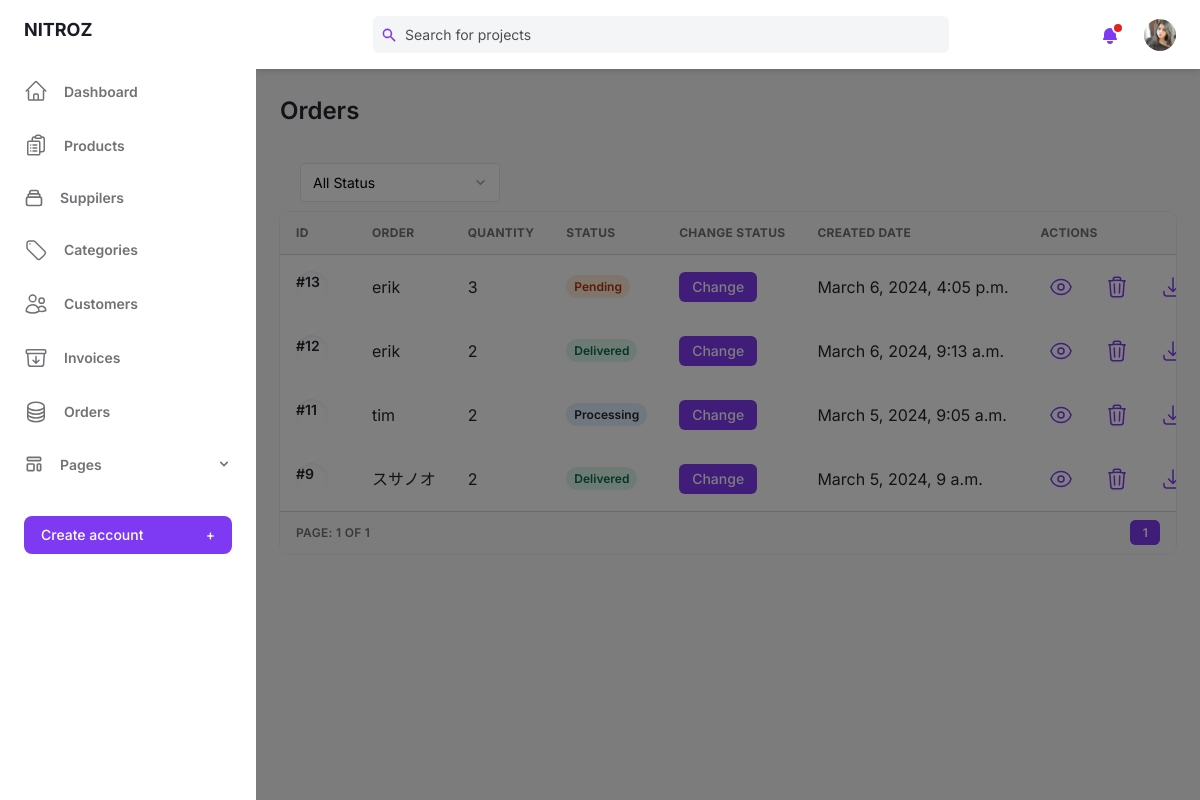
/super/order/ (signed in), run on an earlier commit of the app's database.
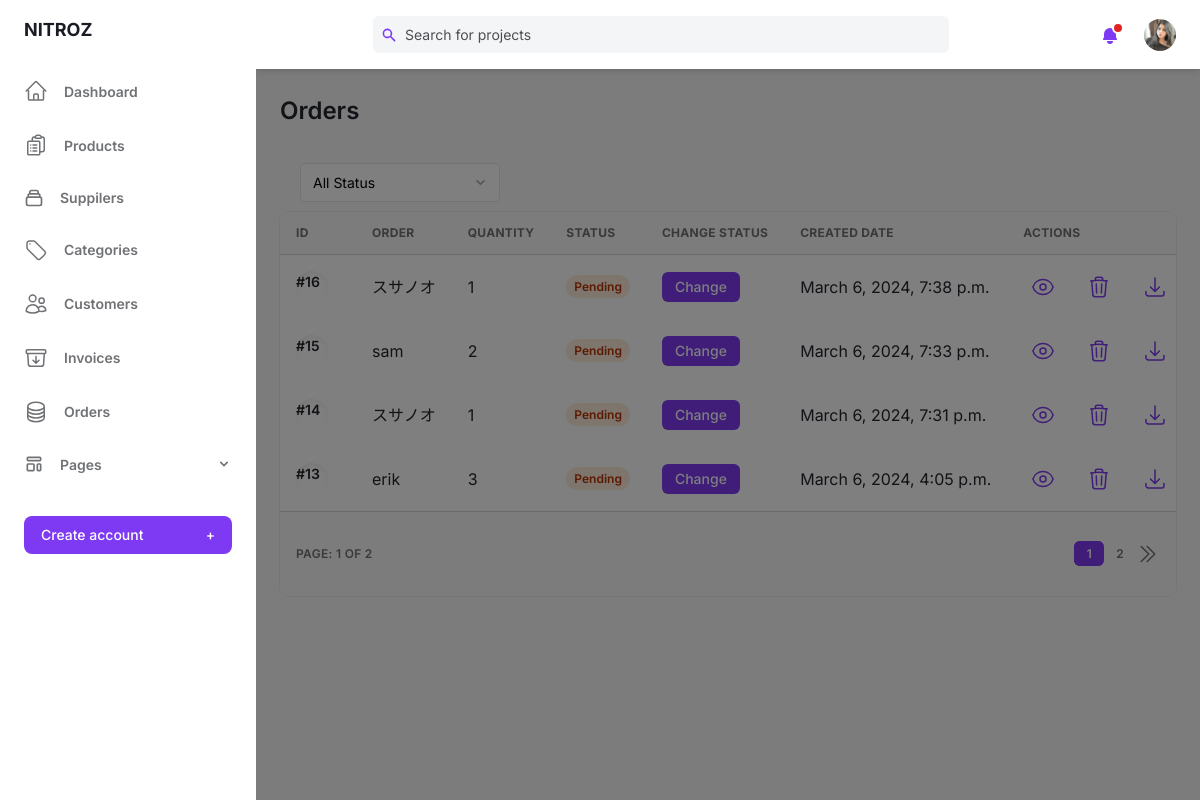
And on a later commit of the database.
### base/models.py (models this page shows, shortened)
class Order(models.Model):
    user = models.ForeignKey(User,on_delete=models.DO_NOTHING)
    status = models.SmallIntegerField(default=1)
    updated = models.DateTimeField(auto_now=True)
    created = models.DateTimeField(auto_now_add=True)
    class Meta:
        ordering = ['-created']

class User(AbstractUser):
    birth = models.DateField(blank=True,null=True)
    gender = models.BooleanField(default=False)
    email = models.EmailField(unique=True)
    phone = models.CharField(max_length=10,blank=True,null=True)
    avatar = models.ImageField(null=True,blank=True,upload_to='users/',default= 'users/avatar.svg')
    old_cart = models.CharField(max_length=200, blank=True, null=True)
    updated = models.DateTimeField(auto_now=True)
    created = models.DateTimeField(auto_now_add=True)
    USERNAME_FIELD = 'email'
    REQUIRED_FIELDS = []
    @property
    def ImageURL(self):
        try:
            url = self.avatar.url
        except:
            url = ''
        return url
    objects = CustomUserManager()

class OrderItem(models.Model):
    order = models.ForeignKey(Order,on_delete=models.CASCADE)
    product = models.ForeignKey(Product, on_delete=models.DO_NOTHING)
    quantity = models.PositiveIntegerField(default=0, null=True, blank=True)
    updated = models.DateTimeField(auto_now=True)
    added = models.DateTimeField(auto_now_add=True)

### base/views.py (the view)
# urls.py: path('super/order/', views.orderAdmin, name="orderAdmin"),
@login_required(login_url='/super/login/')
def orderAdmin(request):
    pageView = 'read'
    if 'q' in request.GET:
        q = request.GET['q']
        mutiple_q = Q( Q(user__username__icontains=q) |
                       Q(user__first_name__icontains=q) |
                       Q(user__last_name__icontains=q))
        orders = Order.objects.filter(mutiple_q)
    else:
        orders = Order.objects.all()
    status_filter = request.GET.get('status')
    if status_filter:
        if status_filter == '0':
            return redirect('orderAdmin')
        else:
            orders = orders.filter(status=status_filter)
    page = Paginator(orders, 4)
    page_list = request.GET.get('page')
    page = page.get_page(page_list)
    context = {'orders':orders, 'page':page, 'pageView':pageView}
    return render(request, 'base/admin/order.html', context)

### base/context_processors.py (called while the page is built)
def cart(request):
    return {'cart': Cart(request)}

### base/templates/base/admin/order.html (shortened to what the changed rows need)
{% extends "admin/main.html" %}
{% block content %}
<main class="h-full pb-16 overflow-y-auto">
    <div class="container grid px-6 mx-auto">
    {% if pageView == 'read' %}
    <h2 class="my-6 text-2xl font-semibold text-gray-700 dark:text-gray-200">Orders</h2>
    {% endif %}
    {% if pageView == 'read' %}
      <div class="w-full overflow-hidden rounded-lg shadow-xs">
        <div class="w-full overflow-x-auto">
            <table class="w-full whitespace-no-wrap">
                <thead>
                <tr class="text-xs font-semibold tracking-wide text-left text-gray-500 uppercase border-b dark:border-gray-700 bg-gray-50 dark:text-gray-400 dark:bg-gray-800">
                    <th class="px-4 py-3">ID</th>
                    <th class="px-4 py-3">Order</th>
                    <th class="px-4 py-3">Quantity</th>
                    <th class="px-4 py-3">Status</th>
                    <th class="px-4 py-3">Change Status</th>
                    <th class="px-4 py-3">Created Date</th>
                    <th class="px-4 py-3">Actions</th>
                </tr>
                </thead>
                {% for order in page.object_list %}
                <tbody class="bg-white divide-y dark:divide-gray-700 dark:bg-gray-800">
                <tr class="text-gray-700 dark:text-gray-400">
                    <td class="px-4 py-3">
                    <div class="flex items-center text-sm">
                        <div class="relative hidden w-8 h-8 mr-3 rounded-full md:block">
                        <div class="absolute inset-0 rounded-full shadow-inner" aria-hidden="true"></div>
                        <p class="font-semibold">#{{order.id}}</p>
                        </div>
                    </div>
                    </td>
                    <td class="px-4 py-3">{{order.user.username}}</td>
                    <td class="px-4 py-3">{{order.orderitem_set.all|length}}</td>
                    <td class="px-4 py-3 text-xs">
                        {% if order.status == 1 %}
                        <span class="px-2 py-1 font-semibold leading-tight text-orange-700 bg-orange-100 rounded-full dark:text-white dark:bg-orange-600">
                        Pending</span>
                        {% elif order.status == 2 %}
                        <span class="px-2 py-1 font-semibold leading-tight text-dark-700 bg-blue-100 rounded-full dark:bg-blue-700 dark:text-dark-100">
                            Processing</span>
                        </td>
                        {% elif order.status == 3 %}
                        <span class="px-2 py-1 font-semibold leading-tight text-gray-700 bg-gray-100 rounded-full dark:text-gray-100 dark:bg-gray-700">
                        Cancel</span>
                        {% elif order.status == 4 %}
                        <span class="px-2 py-1 font-semibold leading-tight text-green-700 bg-green-100 rounded-full dark:text-green-100 dark:bg-green-700">
                            Delivered</span>
                        {% endif %}
                    </td>
                    <td class="px-4 py-3">
                      {% if order.status == 1 or order.status == 2 %}
                      <button class="px-3 py-1 text-sm font-medium leading-5 text-white transition-colors duration-150 bg-purple-600 border border-transparent rounded-md active:bg-purple-600 hover:bg-purple-700 focus:outline-none focus:shadow-outline-purple">
                        <a href="#">Change</a>
                      </button>
                      {% elif request.user.is_superuser %}
                      <button class="px-3 py-1 text-sm font-medium leading-5 text-white transition-colors duration-150 bg-purple-600 border border-transparent rounded-md active:bg-purple-600 hover:bg-purple-700 focus:outline-none focus:shadow-outline-purple">
                        <a href="{% url "updateOrderStatus" order.id %}">Change</a>
                      </button>
                      {% endif %}
                    </td>
                    <td class="px-4 py-3">{{order.created}}</td>
                    <td class="px-4 py-3">
                    <div class="flex items-center space-x-4 text-sm">
                        <button class="flex items-center justify-between px-2 py-2 text-sm font-medium leading-5 text-purple-600 rounded-lg dark:text-gray-400 focus:outline-none focus:shadow-outline-gray"
                        aria-label="Edit"><a href="{% url "orderDetail" order.id %}">
                            </a>
                        </button>
                        {% if request.user.is_superuser %}
                        <button class="flex items-center justify-between px-2 py-2 text-sm font-medium leading-5 text-purple-600 rounded-lg dark:text-gray-400 focus:outline-none focus:shadow-outline-gray"
                        aria-label="Delete"><a href="{% url "deleteOrder" order.id %}">
                          </a>
                        </button>
                        {% endif %}
                        <button class="flex items-center justify-between px-2 py-2 text-sm font-medium leading-5 text-purple-600 rounded-lg dark:text-gray-400 focus:outline-none focus:shadow-outline-gray"
                        aria-label="Edit"><a href="{% url "generateOrderPDF" order.id %}">
                          <svg xmlns="http://www.w3.org/2000/svg" fill="none" viewBox="0 0 24 24" stroke-width="1.5" stroke="currentColor" class="w-6 h-6">
                            <path stroke-linecap="round" stroke-linejoin="round" d="M3 16.5v2.25A2.25 2.25 0 0 0 5.25 21h13.5A2.25 2.25 0 0 0 21 18.75V16.5M16.5 12 12 16.5m0 0L7.5 12m4.5 4.5V3" />
                          </svg></a>
                        </button>
                    </div>
                    </td>
                </tr>
                </tbody>
                {% endfor %}
            </table>
        </div>
        <div
          class="grid px-4 py-3 text-xs font-semibold tracking-wide text-gray-500 uppercase border-t dark:border-gray-700 bg-gray-50 sm:grid-cols-9 dark:text-gray-400 dark:bg-gray-800"
        >
          <span class="flex items-center col-span-3">Page: {{page.number}} of {{page.paginator.num_pages}}</span>
          <span class="col-span-2"></span>
          <span class="flex col-span-4 mt-2 sm:mt-auto sm:justify-end">
            <nav aria-label="Table navigation">
              <ul class="inline-flex items-center">
                {% for num_page in page.paginator.page_range %}
                    {% if num_page == 1 or num_page == page.paginator.num_pages or num_page == page.number or num_page == page.number|add:"-1" or num_page == page.number|add:"-2" or num_page == page.number|add:"1" or num_page == page.number|add:"2" %}
                        {% if page.number == num_page %}
                        <li><a class="px-3 py-1 text-white transition-colors duration-150 bg-purple-600 border border-r-0 border-purple-600 rounded-md focus:outline-none focus:shadow-outline-purple"
                        href="{% url 'orderAdmin' %}?page={{num_page}}{% if request.GET.q %}&q={{ request.GET.q }}{% endif %}">{{num_page}}</a>
                        </li>
                        {% else %}
                        <li><a class="px-3 py-1 rounded-md focus:outline-none focus:shadow-outline-purple"
                        href="{% url 'orderAdmin' %}?page={{num_page}}{% if request.GET.q %}&q={{ request.GET.q }}{% endif %}">{{num_page}}</a>
                        </li>
                        {% endif %}
                    {% elif num_page == page.paginator.num_pages|add:"-1" or num_page == 2 %}
                        <li><span class="px-3 py-1">...</span></li>
                    {% endif %}
                {% endfor %}
                {% if page.has_next %}
                <li><a class="px-3 py-1 rounded-md rounded-r-lg focus:outline-none focus:shadow-outline-purple" aria-label="Next"
                href="{% url 'orderAdmin' %}?page={{ page.next_page_number }}{% if request.GET.q %}&q={{ request.GET.q }}{% endif %}">
                  <svg xmlns="http://www.w3.org/2000/svg" fill="none" viewBox="0 0 24 24" stroke-width="1.5" stroke="currentColor" class="w-6 h-6">
                    <path stroke-linecap="round" stroke-linejoin="round" d="m5.25 4.5 7.5 7.5-7.5 7.5m6-15 7.5 7.5-7.5 7.5" />
                  </svg>
                </a>
                </li>
                {% endif %}
              </ul>
            </nav>
          </span>
        </div>
      </div>
    {% endif %}
    </div>
</main>
{% endblock content %}

What changed in the data, as far as the page shows it:
no longer on this page (row unchanged): Order: id "12", user.username "erik", orderitem_set.all|length "2", status "Delivered", created "March 6, 2024, 9:13 a.m."
no longer on this page (row unchanged): Order: id "11", user.username "tim", orderitem_set.all|length "2", status "Processing", created "March 5, 2024, 9:05 a.m."
no longer on this page (row unchanged): Order: id "9", user.username "スサノオ", orderitem_set.all|length "2", status "Delivered", created "March 5, 2024, 9 a.m."
added Order: id "16", user.username "スサノオ", orderitem_set.all|length "1", status "Pending", created "March 6, 2024, 7:38 p.m."
added Order: id "15", user.username "sam", orderitem_set.all|length "2", status "Pending", created "March 6, 2024, 7:33 p.m."
added Order: id "14", user.username "スサノオ", orderitem_set.all|length "1", status "Pending", created "March 6, 2024, 7:31 p.m."
Also different on the page:
{{ page.paginator.num_pages }}: "1" → "2"
new list line: "2"
